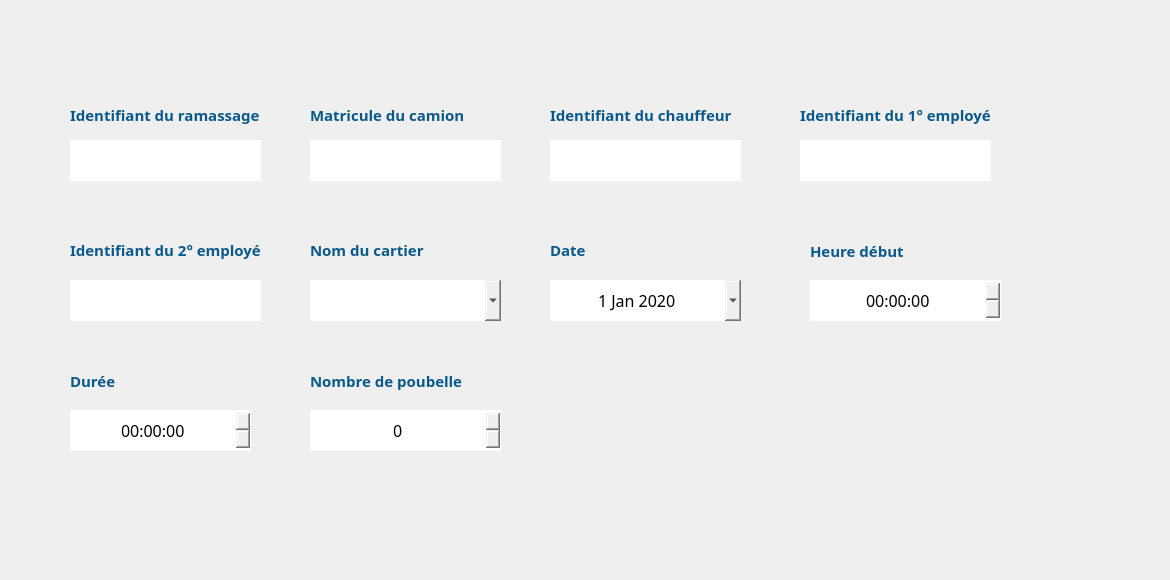
    <widget class="QWidget" name="AJ_Ramas">
     <property name="styleSheet">
      <string notr="true">#AJ_Ramas {
background-color: transparent;
border-image: url(:back2.jpg);
background: none;
border: none;
background-repeat: none;
}
</string>
     </property>
     <widget class="QLineEdit" name="lineEdit_IDRamassage_AJ">
      <property name="geometry">
       <rect>
        <x>70</x>
        <y>140</y>
        <width>191</width>
        <height>41</height>
       </rect>
      </property>
      <property name="font">
       <font>
        <family>Javanese Text</family>
        <pointsize>12</pointsize>
        <stylestrategy>PreferAntialias</stylestrategy>
       </font>
      </property>
      <property name="styleSheet">
       <string notr="true">#lineEdit_IDRamassage_AJ{
background-color: transparent;
border-image: url(:champs.png);
background: none;
border: none;
background-repeat: none;
}
</string>
      </property>
     </widget>
     <widget class="QPushButton" name="pushButton_Annuler_AJ">
      <property name="geometry">
       <rect>
        <x>930</x>
        <y>480</y>
        <width>151</width>
        <height>41</height>
       </rect>
      </property>
      <property name="styleSheet">
       <string notr="true">#pushButton_Annuler_AJ {
background-color: transparent;
border-image: url(:Annuler.png);
background: none;
border: none;
background-repeat: none;
}</string>
      </property>
      <property name="text">
       <string/>
      </property>
     </widget>
     <widget class="QLineEdit" name="lineEdit_MatriculeAJ">
      <property name="geometry">
       <rect>
        <x>310</x>
        <y>140</y>
        <width>191</width>
        <height>41</height>
       </rect>
      </property>
      <property name="font">
       <font>
        <family>Javanese Text</family>
        <pointsize>12</pointsize>
       </font>
      </property>
      <property name="styleSheet">
       <string notr="true">#lineEdit_MatriculeAJ{
background-color: transparent;
border-image: url(:champs.png);
background: none;
border: none;
background-repeat: none;
}
</string>
      </property>
     </widget>
     <widget class="QLineEdit" name="lineEdit_IDChauffeurAJ">
      <property name="geometry">
       <rect>
        <x>550</x>
        <y>140</y>
        <width>191</width>
        <height>41</height>
       </rect>
      </property>
      <property name="font">
       <font>
        <family>Javanese Text</family>
        <pointsize>12</pointsize>
       </font>
      </property>
      <property name="styleSheet">
       <string notr="true">#lineEdit_IDChauffeurAJ{
background-color: transparent;
border-image: url(:champs.png);
background: none;
border: none;
background-repeat: none;
}
</string>
      </property>
     </widget>
     <widget class="QPushButton" name="pushButton_Save_AJ">
      <property name="geometry">
       <rect>
        <x>930</x>
        <y>530</y>
        <width>151</width>
        <height>41</height>
       </rect>
      </property>
      <property name="styleSheet">
       <string notr="true">#pushButton_Save_AJ {
background-color: transparent;
border-image: url(:Enregistrer.png);
background: none;
border: none;
background-repeat: none;
}

</string>
      </property>
      <property name="text">
       <string/>
      </property>
     </widget>
     <widget class="QDateEdit" name="dateEditR_AJ">
      <property name="geometry">
       <rect>
        <x>550</x>
        <y>280</y>
        <width>191</width>
        <height>41</height>
       </rect>
      </property>
      <property name="font">
       <font>
        <family>Javanese Text</family>
        <pointsize>12</pointsize>
       </font>
      </property>
      <property name="styleSheet">
       <string notr="true">#dateEditR_AJ{
background-color: transparent;
border-image: url(:champs.png);
background: none;
border: none;
background-repeat: none;
}
</string>
      </property>
      <property name="alignment">
       <set>Qt::AlignCenter</set>
      </property>
      <property name="maximumDateTime">
       <datetime>
        <hour>23</hour>
        <minute>59</minute>
        <second>59</second>
        <year>2020</year>
        <month>12</month>
        <day>31</day>
       </datetime>
      </property>
      <property name="minimumDateTime">
       <datetime>
        <hour>0</hour>
        <minute>0</minute>
        <second>0</second>
        <year>1970</year>
        <month>9</month>
        <day>14</day>
       </datetime>
      </property>
      <property name="calendarPopup">
       <bool>true</bool>
      </property>
      <property name="date">
       <date>
        <year>2020</year>
        <month>1</month>
        <day>1</day>
       </date>
      </property>
     </widget>
     <widget class="QTimeEdit" name="timeEdit_DebAJ">
      <property name="geometry">
       <rect>
        <x>810</x>
        <y>280</y>
        <width>191</width>
        <height>41</height>
       </rect>
      </property>
      <property name="font">
       <font>
        <family>Javanese Text</family>
        <pointsize>12</pointsize>
       </font>
      </property>
      <property name="styleSheet">
       <string notr="true">#timeEdit_DebAJ{
background-color: transparent;
border-image: url(:champs.png);
background: none;
border: none;
background-repeat: none;
}
</string>
      </property>
      <property name="alignment">
       <set>Qt::AlignCenter</set>
      </property>
     </widget>
     <widget class="QComboBox" name="comboBox_AdresseAJ">
      <property name="geometry">
       <rect>
        <x>310</x>
        <y>280</y>
        <width>191</width>
        <height>41</height>
       </rect>
      </property>
      <property name="font">
       <font>
        <family>Javanese Text</family>
        <pointsize>12</pointsize>
       </font>
      </property>
      <property name="styleSheet">
       <string notr="true">#comboBox_AdresseAJ{
background-color: transparent;
border-image: url(:champs.png);
background: none;
border: none;
background-repeat: none;
}
</string>
      </property>
     </widget>
     <widget class="QTimeEdit" name="timeEdit_DureeAJ">
      <property name="geometry">
       <rect>
        <x>70</x>
        <y>410</y>
        <width>181</width>
        <height>41</height>
       </rect>
      </property>
      <property name="font">
       <font>
        <family>Javanese Text</family>
        <pointsize>12</pointsize>
       </font>
      </property>
      <property name="styleSheet">
       <string notr="true">#timeEdit_DureeAJ{
background-color: transparent;
border-image: url(:champs.png);
background: none;
border: none;
background-repeat: none;
}
</string>
      </property>
      <property name="alignment">
       <set>Qt::AlignCenter</set>
      </property>
     </widget>
     <widget class="QSpinBox" name="spinBox_NbPoubelle_AJ">
      <property name="geometry">
       <rect>
        <x>310</x>
        <y>410</y>
        <width>191</width>
        <height>41</height>
       </rect>
      </property>
      <property name="font">
       <font>
        <family>Javanese Text</family>
        <pointsize>12</pointsize>
       </font>
      </property>
      <property name="styleSheet">
       <string notr="true">#spinBox_NbPoubelle_AJ{
background-color: transparent;
border-image: url(:champs.png);
background: none;
border: none;
background-repeat: none;
}
</string>
      </property>
      <property name="alignment">
       <set>Qt::AlignCenter</set>
      </property>
     </widget>
     <widget class="QLineEdit" name="lineEdit_IDEmpl1_Rama">
      <property name="geometry">
       <rect>
        <x>800</x>
        <y>140</y>
        <width>191</width>
        <height>41</height>
       </rect>
      </property>
      <property name="font">
       <font>
        <family>Javanese Text</family>
        <pointsize>12</pointsize>
       </font>
      </property>
      <property name="styleSheet">
       <string notr="true">#lineEdit_IDEmpl1_Rama{
background-color: transparent;
border-image: url(:champs.png);
background: none;
border: none;
background-repeat: none;
}
</string>
      </property>
     </widget>
     <widget class="QLineEdit" name="lineEdit_IDEmpl2_Rama">
      <property name="geometry">
       <rect>
        <x>70</x>
        <y>280</y>
        <width>191</width>
        <height>41</height>
       </rect>
      </property>
      <property name="font">
       <font>
        <family>Javanese Text</family>
        <pointsize>12</pointsize>
       </font>
      </property>
      <property name="styleSheet">
       <string notr="true">#lineEdit_IDEmpl2_Rama{
background-color: transparent;
border-image: url(:champs.png);
background: none;
border: none;
background-repeat: none;
}
</string>
      </property>
     </widget>
     <widget class="QLabel" name="label_23">
      <property name="geometry">
       <rect>
        <x>310</x>
        <y>230</y>
        <width>221</width>
        <height>41</height>
       </rect>
      </property>
      <property name="font">
       <font>
        <family>Segoe Print</family>
       </font>
      </property>
      <property name="text">
       <string>&lt;html&gt;&lt;head/&gt;&lt;body&gt;&lt;p&gt;&lt;span style=&quot; font-size:11pt; font-weight:600; color:#09598b;&quot;&gt;Nom du cartier&lt;/span&gt;&lt;/p&gt;&lt;/body&gt;&lt;/html&gt;</string>
      </property>
     </widget>
     <widget class="QLabel" name="label_24">
      <property name="geometry">
       <rect>
        <x>550</x>
        <y>100</y>
        <width>211</width>
        <height>31</height>
       </rect>
      </property>
      <property name="palette">
       <palette>
        <active>
         <colorrole role="WindowText">
          <brush brushstyle="SolidPattern">
           <color alpha="255">
            <red>4</red>
            <green>7</green>
            <blue>62</blue>
           </color>
          </brush>
         </colorrole>
        </active>
        <inactive>
         <colorrole role="WindowText">
          <brush brushstyle="SolidPattern">
           <color alpha="255">
            <red>4</red>
            <green>7</green>
            <blue>62</blue>
           </color>
          </brush>
         </colorrole>
        </inactive>
        <disabled>
         <colorrole role="WindowText">
          <brush brushstyle="SolidPattern">
           <color alpha="255">
            <red>120</red>
            <green>120</green>
            <blue>120</blue>
           </color>
          </brush>
         </colorrole>
        </disabled>
       </palette>
      </property>
      <property name="font">
       <font>
        <family>Segoe Print</family>
       </font>
      </property>
      <property name="text">
       <string>&lt;html&gt;&lt;head/&gt;&lt;body&gt;&lt;p&gt;&lt;span style=&quot; font-size:11pt; font-weight:600; color:#09598b;&quot;&gt;Identifiant du chauffeur &lt;/span&gt;&lt;/p&gt;&lt;/body&gt;&lt;/html&gt;</string>
      </property>
     </widget>
     <widget class="QLabel" name="label_25">
      <property name="geometry">
       <rect>
        <x>310</x>
        <y>370</y>
        <width>171</width>
        <height>21</height>
       </rect>
      </property>
      <property name="font">
       <font>
        <family>Segoe Print</family>
       </font>
      </property>
      <property name="text">
       <string>&lt;html&gt;&lt;head/&gt;&lt;body&gt;&lt;p&gt;&lt;span style=&quot; font-size:11pt; font-weight:600; color:#09598b;&quot;&gt;Nombre de poubelle&lt;/span&gt;&lt;/p&gt;&lt;/body&gt;&lt;/html&gt;</string>
      </property>
     </widget>
     <widget class="QLabel" name="label_26">
      <property name="geometry">
       <rect>
        <x>550</x>
        <y>230</y>
        <width>151</width>
        <height>41</height>
       </rect>
      </property>
      <property name="font">
       <font>
        <family>Segoe Print</family>
       </font>
      </property>
      <property name="text">
       <string>&lt;html&gt;&lt;head/&gt;&lt;body&gt;&lt;p&gt;&lt;span style=&quot; font-size:11pt; font-weight:600; color:#09598b;&quot;&gt;Date &lt;/span&gt;&lt;/p&gt;&lt;/body&gt;&lt;/html&gt;</string>
      </property>
     </widget>
     <widget class="QLabel" name="label_27">
      <property name="geometry">
       <rect>
        <x>70</x>
        <y>230</y>
        <width>201</width>
        <height>41</height>
       </rect>
      </property>
      <property name="font">
       <font>
        <family>Segoe Print</family>
       </font>
      </property>
      <property name="text">
       <string>&lt;html&gt;&lt;head/&gt;&lt;body&gt;&lt;p&gt;&lt;span style=&quot; font-size:11pt; font-weight:600; color:#09598b;&quot;&gt;Identifiant du 2° employé&lt;/span&gt;&lt;/p&gt;&lt;/body&gt;&lt;/html&gt;</string>
      </property>
     </widget>
     <widget class="QLabel" name="label_28">
      <property name="geometry">
       <rect>
        <x>310</x>
        <y>100</y>
        <width>181</width>
        <height>31</height>
       </rect>
      </property>
      <property name="palette">
       <palette>
        <active>
         <colorrole role="WindowText">
          <brush brushstyle="SolidPattern">
           <color alpha="255">
            <red>4</red>
            <green>7</green>
            <blue>62</blue>
           </color>
          </brush>
         </colorrole>
        </active>
        <inactive>
         <colorrole role="WindowText">
          <brush brushstyle="SolidPattern">
           <color alpha="255">
            <red>4</red>
            <green>7</green>
            <blue>62</blue>
           </color>
          </brush>
         </colorrole>
        </inactive>
        <disabled>
         <colorrole role="WindowText">
          <brush brushstyle="SolidPattern">
           <color alpha="255">
            <red>120</red>
            <green>120</green>
            <blue>120</blue>
           </color>
          </brush>
         </colorrole>
        </disabled>
       </palette>
      </property>
      <property name="font">
       <font>
        <family>Segoe Print</family>
       </font>
      </property>
      <property name="text">
       <string>&lt;html&gt;&lt;head/&gt;&lt;body&gt;&lt;p&gt;&lt;span style=&quot; font-size:11pt; font-weight:600; color:#09598b;&quot;&gt;Matricule du camion&lt;/span&gt;&lt;/p&gt;&lt;/body&gt;&lt;/html&gt;</string>
      </property>
     </widget>
     <widget class="QLabel" name="label_29">
      <property name="geometry">
       <rect>
        <x>810</x>
        <y>240</y>
        <width>151</width>
        <height>21</height>
       </rect>
      </property>
      <property name="font">
       <font>
        <family>Segoe Print</family>
       </font>
      </property>
      <property name="text">
       <string>&lt;html&gt;&lt;head/&gt;&lt;body&gt;&lt;p&gt;&lt;span style=&quot; font-size:11pt; font-weight:600; color:#09598b;&quot;&gt;Heure début&lt;/span&gt;&lt;/p&gt;&lt;/body&gt;&lt;/html&gt;</string>
      </property>
     </widget>
     <widget class="QLabel" name="label_30">
      <property name="geometry">
       <rect>
        <x>70</x>
        <y>370</y>
        <width>119</width>
        <height>21</height>
       </rect>
      </property>
      <property name="font">
       <font>
        <family>Segoe Print</family>
       </font>
      </property>
      <property name="text">
       <string>&lt;html&gt;&lt;head/&gt;&lt;body&gt;&lt;p&gt;&lt;span style=&quot; font-size:11pt; font-weight:600; color:#09598b;&quot;&gt;Durée&lt;/span&gt;&lt;/p&gt;&lt;/body&gt;&lt;/html&gt;</string>
      </property>
     </widget>
     <widget class="QLabel" name="label_31">
      <property name="geometry">
       <rect>
        <x>800</x>
        <y>100</y>
        <width>211</width>
        <height>31</height>
       </rect>
      </property>
      <property name="font">
       <font>
        <family>Segoe Print</family>
       </font>
      </property>
      <property name="text">
       <string>&lt;html&gt;&lt;head/&gt;&lt;body&gt;&lt;p&gt;&lt;span style=&quot; font-size:11pt; font-weight:600; color:#09598b;&quot;&gt;Identifiant du 1° employé&lt;/span&gt;&lt;/p&gt;&lt;/body&gt;&lt;/html&gt;</string>
      </property>
     </widget>
     <widget class="QLabel" name="label_32">
      <property name="geometry">
       <rect>
        <x>70</x>
        <y>100</y>
        <width>201</width>
        <height>31</height>
       </rect>
      </property>
      <property name="palette">
       <palette>
        <active>
         <colorrole role="WindowText">
          <brush brushstyle="SolidPattern">
           <color alpha="255">
            <red>4</red>
            <green>7</green>
            <blue>62</blue>
           </color>
          </brush>
         </colorrole>
        </active>
        <inactive>
         <colorrole role="WindowText">
          <brush brushstyle="SolidPattern">
           <color alpha="255">
            <red>4</red>
            <green>7</green>
            <blue>62</blue>
           </color>
          </brush>
         </colorrole>
        </inactive>
        <disabled>
         <colorrole role="WindowText">
          <brush brushstyle="SolidPattern">
           <color alpha="255">
            <red>120</red>
            <green>120</green>
            <blue>120</blue>
           </color>
          </brush>
         </colorrole>
        </disabled>
       </palette>
      </property>
      <property name="font">
       <font>
        <family>Segoe Print</family>
       </font>
      </property>
      <property name="text">
       <string>&lt;html&gt;&lt;head/&gt;&lt;body&gt;&lt;p&gt;&lt;span style=&quot; font-size:11pt; font-weight:600; color:#09598b;&quot;&gt;Identifiant du ramassage&lt;/span&gt;&lt;/p&gt;&lt;/body&gt;&lt;/html&gt;</string>
      </property>
     </widget>
     <widget class="QPushButton" name="pushButton_Close_Envir_4">
      <property name="geometry">
       <rect>
        <x>1130</x>
        <y>10</y>
        <width>31</width>
        <height>31</height>
       </rect>
      </property>
      <property name="styleSheet">
       <string notr="true">#pushButton_Close_Envir_4 {
background-color: transparent;
border-image: url(:close.png);
background: none;
border: none;
background-repeat: none;
}
</string>
      </property>
      <property name="text">
       <string/>
      </property>
     </widget>
    </widget>
